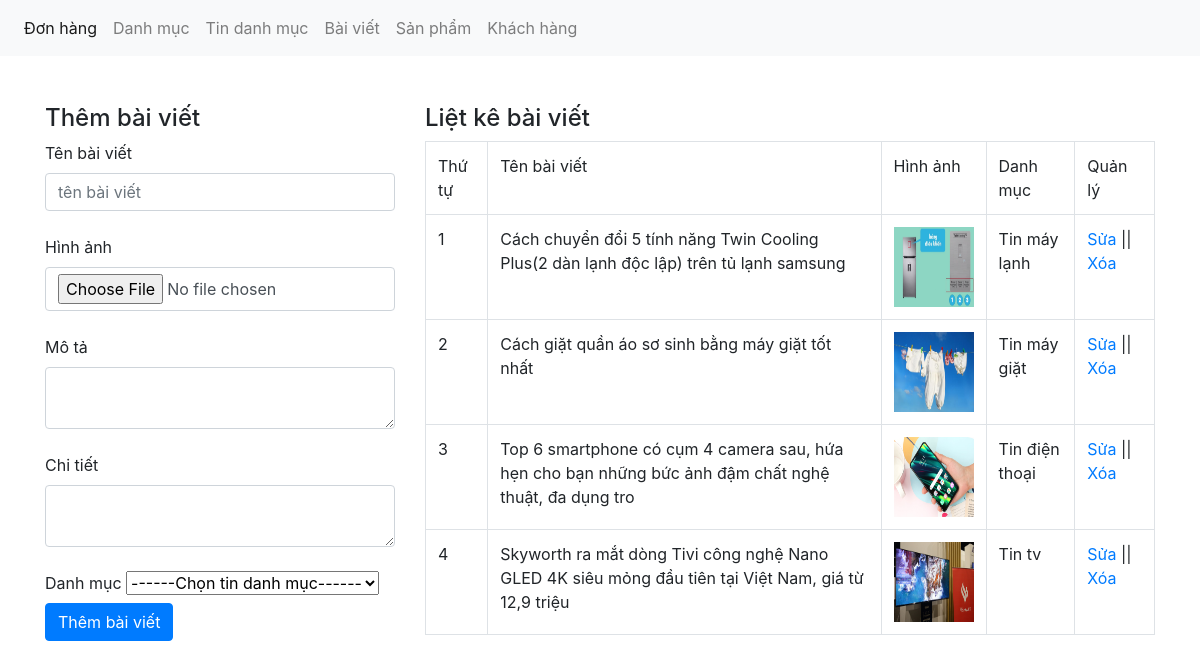
The page /webduan/admin/xulybaiviet.php on the database its author committed.
### tables this page shows
CREATE TABLE `tbl_baiviet` (
  `baiviet_id` int(11) NOT NULL,
  `tenbaiviet` varchar(100) NOT NULL,
  `tomtat` text NOT NULL,
  `noidung` text NOT NULL,
  `danhmuctin_id` int(11) NOT NULL,
  `baiviet_img` varchar(100) NOT NULL
);

CREATE TABLE `tbl_danhmuctin` (
  `danhmuctin_id` int(11) NOT NULL,
  `tendanhmuc` varchar(100) NOT NULL
);

### webduan/admin/xulybaiviet.php (the view, shortened to what this page needs)
<?php
    include("../db/connect.php");
?>
<!DOCTYPE html>
<html lang=en>
    <head>
        <link href="../css/bootstrap.css" rel="stylesheet" type="text/css" media="all" />
    </head>
    <body>
    <nav class="navbar navbar-expand-lg navbar-light bg-light">
            <div class="collapse navbar-collapse" id="navbarNav">
                <ul class="navbar-nav">
                <li class="nav-item active">
                    <a class="nav-link" href="xulydonhang.php">Đơn hàng <span class="sr-only">(current)</span></a>
                </li>
                <li class="nav-item">
                    <a class="nav-link" href="xulydanhmuc.php">Danh mục</a>
                </li>
                <li class="nav-item">
                    <a class="nav-link" href="xulydanhmuctin.php">Tin danh mục</a>
                </li>
                <li class="nav-item">
                    <a class="nav-link" href="xulybaiviet.php">Bài viết</a>
                </li>
                <li class="nav-item">
                    <a class="nav-link" href="xulysanpham.php">Sản phẩm</a>
                </li>
                <li class="nav-item">
                    <a class="nav-link" href="xulykhachhang.php">Khách hàng</a>
                </li>
                </ul>
            </div>
        </nav>
        <br><br>
        <div class="container">
            <div class="row">
                <?php
                    if(isset($_GET['quanly']) == 'sua'){
                        $id_sua = $_GET['sua_id'];
                        $sql_sua = mysqli_query($con,"SELECT * FROM tbl_baiviet WHERE baiviet_id = '$id_sua'");
                        $row_sua = mysqli_fetch_array($sql_sua);
                        $id_danhmuctin_sua = $row_sua['danhmuctin_id'];
                        ?>
                        <div class="col-md-4">
                            <h4>Sửa bài viết</h4>
                            <form action="" method="POST" enctype="multipart/form-data">
                                <label>Tên bài viết</label>
                                <input type="text" class="form-control" name="tenbaiviet" value="<?php echo $row_sua['tenbaiviet'] ?>"></br>
                                <input type="hidden" class="form-control" name="id_update" value="<?php echo $row_sua['baiviet_id'] ?>"></br>
                                <label>Hình ảnh</label>
                                <input type="file" class="form-control" name="hinhanh" /></br>
                                <img src="../uploads/<?php echo $row_sua['baiviet_img'];?>" width="80" height="100" /></br>
                                <label>Mô tả</label>
                                <textarea class="form-control" rows="10" name="mota" ><?php echo $row_sua['tomtat']; ?></textarea></br>
                                <label>Chi tiết</label>
                                <textarea class="form-control" rows="10" name="chitiet" ><?php echo $row_sua['noidung']; ?></textarea></br>
                                <label>Danh mục</label>
                                <?php
                                    $sql_danhmuctin = mysqli_query($con,"SELECT * FROM tbl_danhmuctin ORDER BY danhmuctin_id DESC");
                                ?>
                                <select name="danhmuc">
                                    <option value="0">------Chọn tin danh mục------</option>
                                    <?php
                                        while($row_danhmuc = mysqli_fetch_array($sql_danhmuctin)){
                                            if($id_danhmuctin_sua == $row_danhmuc['danhmuctin_id']){
                                    ?>
                                    <option selected value="<?php echo $row_danhmuc['danhmuctin_id'];?>">
                                    <?php echo $row_danhmuc['tendanhmuc']; ?></option>
                                    <?php
                                    }else{
                                    ?>
                                        <option selected value="<?php echo $row_danhmuc['danhmuctin_id'];?>">
                                        <?php echo $row_danhmuc['tendanhmuc']; ?></option>
                                    <?php
                                        }
                                    }
                                    ?>
                                </select>
                                <input type="submit" name="suabaiviet" value="Sửa bài viết" class="btn btn-default"/>
                            </form>
                        </div>
                        <?php
                            }else{
                        ?>
                        <div class="col-md-4">
                            <h4>Thêm bài viết</h4>
                            <form action="" method="POST" enctype="multipart/form-data">
                                <label>Tên bài viết</label>
                                <input type="text" class="form-control" name="tenbaiviet" placeholder="tên bài viết" ></br>
                                <label>Hình ảnh</label>
                                <input type="file" class="form-control" name="hinhanh" /></br>
                                <label>Mô tả</label>
                                <textarea class="form-control" name="mota" ></textarea></br>
                                <label>Chi tiết</label>
                                <textarea class="form-control" name="chitiet" ></textarea></br>
                                <label>Danh mục</label>
                                <select name="danhmuc">
                                    <option value="0">------Chọn tin danh mục------</option>
                                </select>
                                <input type="submit" name="thembaiviet" value="Thêm bài viết" class="btn btn-primary"/>
                            </form>
                        </div>
                <?php
                    }
                ?>
                <div class="col-md-8">
                    <h4>Liệt kê bài viết</h4>
                     <?php
                        $sql_select_baiviet = mysqli_query($con,"SELECT * FROM tbl_baiviet,tbl_danhmuctin
                        WHERE tbl_baiviet.danhmuctin_id = tbl_danhmuctin.danhmuctin_id ORDER BY tbl_baiviet.baiviet_id DESC");
                    ?>
                    <table class="table table-bordered">
                        <tr>
                            <td>Thứ tự</td>
                            <td>Tên bài viết</td>
                            <td>Hình ảnh</td>
                            <td>Danh mục</td>
                            <td>Quản lý</td>
                        </tr>
                        <?php
                            $i = 0;
                            while($row_baiviet = mysqli_fetch_array($sql_select_baiviet)){
                                $i++;
                        ?>
                            <tr>
                                <td><?php echo $i;?></td>
                                <td><?php echo $row_baiviet['tenbaiviet'] ;?></td>
                                <td><img src="../uploads/<?php echo $row_baiviet['baiviet_img'] ;?>" height="80" width="80" /></td>
                                <td><?php echo $row_baiviet['tendanhmuc'] ;?></td>
                                <td><a href="xulybaiviet.php?quanly=sua&sua_id=<?php echo $row_baiviet['baiviet_id'] ;?>">Sửa</a>
                                || <a href="?xoa=<?php echo $row_baiviet['baiviet_id'] ;?>">Xóa</a></td>
                            </tr>
                         <?php
                            }
                        ?>
                    </table>
                </div>
            </div>
        </div>
    </body>
</html>

### rows shown on the page
tbl_baiviet: tenbaiviet "Cách chuyển đổi 5 tính năng Twin Cooling Plus(2 dàn lạnh độc lập) trên tủ lạnh samsung", baiviet_img (picture), danhmuctin.tendanhmuc "Tin máy lạnh"
tbl_baiviet: tenbaiviet "Cách giặt quần áo sơ sinh bằng máy giặt tốt nhất", baiviet_img (picture), danhmuctin.tendanhmuc "Tin máy giặt"
tbl_baiviet: tenbaiviet "Top 6 smartphone có cụm 4 camera sau, hứa hẹn cho bạn những bức ảnh đậm chất nghệ thuật, đa dụng tro", baiviet_img (picture), danhmuctin.tendanhmuc "Tin điện thoại"
tbl_baiviet: tenbaiviet "Skyworth ra mắt dòng Tivi công nghệ Nano GLED 4K siêu mỏng đầu tiên tại Việt Nam, giá từ 12,9 triệu", baiviet_img (picture), danhmuctin.tendanhmuc "Tin tv"
